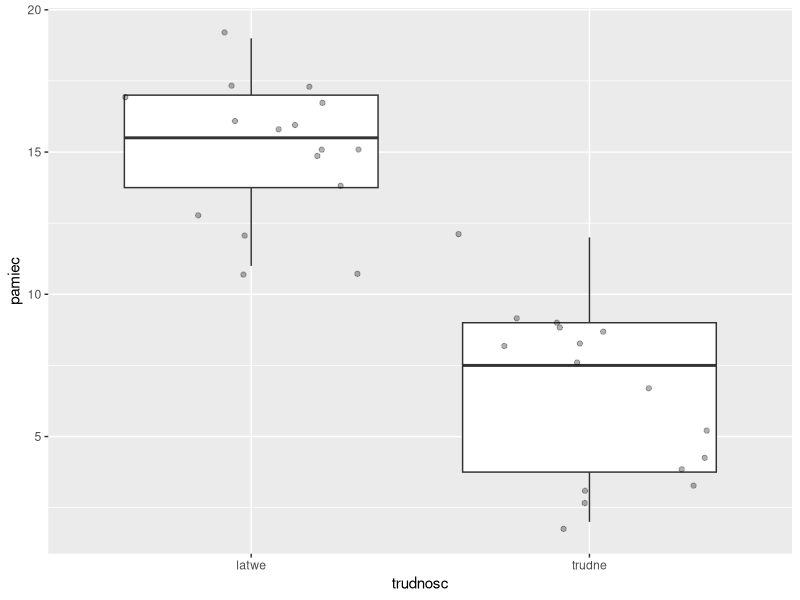
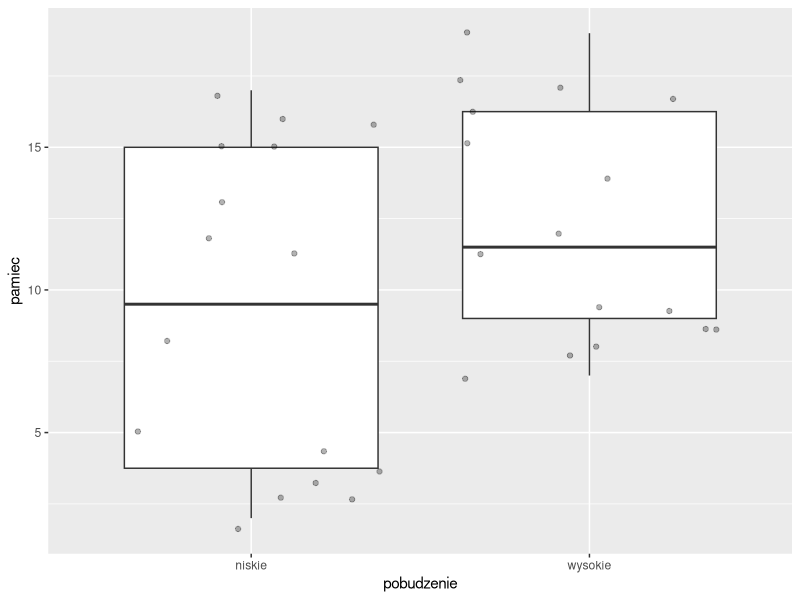
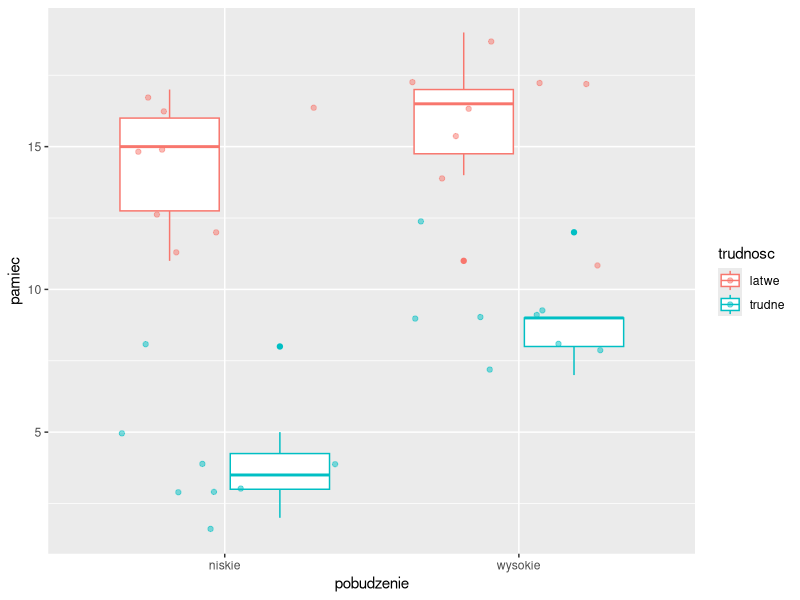

Source code (R) for these figures, in order:
library(tidyverse)

dane <- read_csv("dane.csv")

dane

# Hipoteza 1:
# Łatwe zadania będą wykonywane lepiej niż trudne.
# Innymi słowy:
# Efekt główny trudności zadania.

dane %>% 
  group_by(trudnosc) %>% 
  summarise(M = mean(pamiec), SD = sd(pamiec))

ggplot(data = dane, mapping = aes(x = trudnosc, y = pamiec)) +
  geom_boxplot() + 
  geom_jitter(alpha = .3)


# Hipoteza 2:
# Pamięć działa wydajniej przy wysokim pobudzeniu 
# emocjonalnym (w porównaniu do niskiego).
# Innymi słowy:
# Efekt główny pobudzenia.

dane %>% 
  group_by(pobudzenie) %>% 
  summarise(M = mean(pamiec), SD = sd(pamiec))

ggplot(data = dane, mapping = aes(x = pobudzenie, y = pamiec)) +
  geom_boxplot() + 
  geom_jitter(alpha = .3)


# Hipoteza 3:
# # Pamięć działa wydajniej przy wysokim pobudzeniu 
# emocjonalnym ale tylko dla trudnych zadań. Dla
# łatwych efekt jest słabszy.
# Innymi słowy:
# Na pamięć wpływa interakcja pobudzenia i trudności.

dane %>% 
  group_by(pobudzenie, trudnosc) %>% 
  summarise(M = mean(pamiec), SD = sd(pamiec))

ggplot(data = dane, mapping = aes(
  x = pobudzenie, 
  y = pamiec,
  color = trudnosc
  )) +
  geom_boxplot() + 
  geom_jitter(alpha = .5)


# Efekty proste:
# 1. (jest istostny) Efekt prosty trudności zadania przy niskim pobudzeniu.
# 2. (jest istostny) Efekt prosty trudności zadania przy wysokim pobudzeniu.
# 3. (jest istostny) Efekt prosty pobudzenia dla trudnych zadań.
# 4. Brak (?) efektu prostego pobudzenia dla łatwych zadań.

# ANOVA (analiza wariancji) dwuczynnikowa dla grup niezależnych
# UWAGA: to działa dla grup niezależnych i równolicznych warunków eksp.
aov(pamiec ~ pobudzenie + trudnosc + pobudzenie:trudnosc, data = dane) %>% 
  summary()
